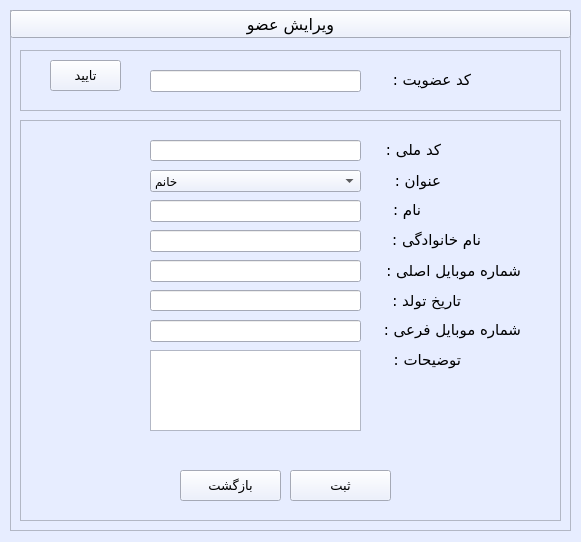
<?xml version="1.0" encoding="UTF-8"?>
<ui version="4.0">
 <class>edite_customer</class>
 <widget class="QWidget" name="edite_customer">
  <property name="geometry">
   <rect>
    <x>0</x>
    <y>0</y>
    <width>581</width>
    <height>542</height>
   </rect>
  </property>
  <property name="minimumSize">
   <size>
    <width>581</width>
    <height>542</height>
   </size>
  </property>
  <property name="maximumSize">
   <size>
    <width>581</width>
    <height>544</height>
   </size>
  </property>
  <property name="palette">
   <palette>
    <active>
     <colorrole role="WindowText">
      <brush brushstyle="SolidPattern">
       <color alpha="255">
        <red>0</red>
        <green>0</green>
        <blue>0</blue>
       </color>
      </brush>
     </colorrole>
     <colorrole role="Button">
      <brush brushstyle="SolidPattern">
       <color alpha="255">
        <red>231</red>
        <green>237</green>
        <blue>255</blue>
       </color>
      </brush>
     </colorrole>
     <colorrole role="Light">
      <brush brushstyle="SolidPattern">
       <color alpha="255">
        <red>255</red>
        <green>255</green>
        <blue>255</blue>
       </color>
      </brush>
     </colorrole>
     <colorrole role="Midlight">
      <brush brushstyle="SolidPattern">
       <color alpha="255">
        <red>243</red>
        <green>246</green>
        <blue>255</blue>
       </color>
      </brush>
     </colorrole>
     <colorrole role="Dark">
      <brush brushstyle="SolidPattern">
       <color alpha="255">
        <red>115</red>
        <green>118</green>
        <blue>127</blue>
       </color>
      </brush>
     </colorrole>
     <colorrole role="Mid">
      <brush brushstyle="SolidPattern">
       <color alpha="255">
        <red>154</red>
        <green>158</green>
        <blue>170</blue>
       </color>
      </brush>
     </colorrole>
     <colorrole role="Text">
      <brush brushstyle="SolidPattern">
       <color alpha="255">
        <red>0</red>
        <green>0</green>
        <blue>0</blue>
       </color>
      </brush>
     </colorrole>
     <colorrole role="BrightText">
      <brush brushstyle="SolidPattern">
       <color alpha="255">
        <red>255</red>
        <green>255</green>
        <blue>255</blue>
       </color>
      </brush>
     </colorrole>
     <colorrole role="ButtonText">
      <brush brushstyle="SolidPattern">
       <color alpha="255">
        <red>0</red>
        <green>0</green>
        <blue>0</blue>
       </color>
      </brush>
     </colorrole>
     <colorrole role="Base">
      <brush brushstyle="SolidPattern">
       <color alpha="255">
        <red>255</red>
        <green>255</green>
        <blue>255</blue>
       </color>
      </brush>
     </colorrole>
     <colorrole role="Window">
      <brush brushstyle="SolidPattern">
       <color alpha="255">
        <red>231</red>
        <green>237</green>
        <blue>255</blue>
       </color>
      </brush>
     </colorrole>
     <colorrole role="Shadow">
      <brush brushstyle="SolidPattern">
       <color alpha="255">
        <red>0</red>
        <green>0</green>
        <blue>0</blue>
       </color>
      </brush>
     </colorrole>
     <colorrole role="AlternateBase">
      <brush brushstyle="SolidPattern">
       <color alpha="255">
        <red>243</red>
        <green>246</green>
        <blue>255</blue>
       </color>
      </brush>
     </colorrole>
     <colorrole role="ToolTipBase">
      <brush brushstyle="SolidPattern">
       <color alpha="255">
        <red>255</red>
        <green>255</green>
        <blue>220</blue>
       </color>
      </brush>
     </colorrole>
     <colorrole role="ToolTipText">
      <brush brushstyle="SolidPattern">
       <color alpha="255">
        <red>0</red>
        <green>0</green>
        <blue>0</blue>
       </color>
      </brush>
     </colorrole>
    </active>
    <inactive>
     <colorrole role="WindowText">
      <brush brushstyle="SolidPattern">
       <color alpha="255">
        <red>0</red>
        <green>0</green>
        <blue>0</blue>
       </color>
      </brush>
     </colorrole>
     <colorrole role="Button">
      <brush brushstyle="SolidPattern">
       <color alpha="255">
        <red>231</red>
        <green>237</green>
        <blue>255</blue>
       </color>
      </brush>
     </colorrole>
     <colorrole role="Light">
      <brush brushstyle="SolidPattern">
       <color alpha="255">
        <red>255</red>
        <green>255</green>
        <blue>255</blue>
       </color>
      </brush>
     </colorrole>
     <colorrole role="Midlight">
      <brush brushstyle="SolidPattern">
       <color alpha="255">
        <red>243</red>
        <green>246</green>
        <blue>255</blue>
       </color>
      </brush>
     </colorrole>
     <colorrole role="Dark">
      <brush brushstyle="SolidPattern">
       <color alpha="255">
        <red>115</red>
        <green>118</green>
        <blue>127</blue>
       </color>
      </brush>
     </colorrole>
     <colorrole role="Mid">
      <brush brushstyle="SolidPattern">
       <color alpha="255">
        <red>154</red>
        <green>158</green>
        <blue>170</blue>
       </color>
      </brush>
     </colorrole>
     <colorrole role="Text">
      <brush brushstyle="SolidPattern">
       <color alpha="255">
        <red>0</red>
        <green>0</green>
        <blue>0</blue>
       </color>
      </brush>
     </colorrole>
     <colorrole role="BrightText">
      <brush brushstyle="SolidPattern">
       <color alpha="255">
        <red>255</red>
        <green>255</green>
        <blue>255</blue>
       </color>
      </brush>
     </colorrole>
     <colorrole role="ButtonText">
      <brush brushstyle="SolidPattern">
       <color alpha="255">
        <red>0</red>
        <green>0</green>
        <blue>0</blue>
       </color>
      </brush>
     </colorrole>
     <colorrole role="Base">
      <brush brushstyle="SolidPattern">
       <color alpha="255">
        <red>255</red>
        <green>255</green>
        <blue>255</blue>
       </color>
      </brush>
     </colorrole>
     <colorrole role="Window">
      <brush brushstyle="SolidPattern">
       <color alpha="255">
        <red>231</red>
        <green>237</green>
        <blue>255</blue>
       </color>
      </brush>
     </colorrole>
     <colorrole role="Shadow">
      <brush brushstyle="SolidPattern">
       <color alpha="255">
        <red>0</red>
        <green>0</green>
        <blue>0</blue>
       </color>
      </brush>
     </colorrole>
     <colorrole role="AlternateBase">
      <brush brushstyle="SolidPattern">
       <color alpha="255">
        <red>243</red>
        <green>246</green>
        <blue>255</blue>
       </color>
      </brush>
     </colorrole>
     <colorrole role="ToolTipBase">
      <brush brushstyle="SolidPattern">
       <color alpha="255">
        <red>255</red>
        <green>255</green>
        <blue>220</blue>
       </color>
      </brush>
     </colorrole>
     <colorrole role="ToolTipText">
      <brush brushstyle="SolidPattern">
       <color alpha="255">
        <red>0</red>
        <green>0</green>
        <blue>0</blue>
       </color>
      </brush>
     </colorrole>
    </inactive>
    <disabled>
     <colorrole role="WindowText">
      <brush brushstyle="SolidPattern">
       <color alpha="255">
        <red>115</red>
        <green>118</green>
        <blue>127</blue>
       </color>
      </brush>
     </colorrole>
     <colorrole role="Button">
      <brush brushstyle="SolidPattern">
       <color alpha="255">
        <red>231</red>
        <green>237</green>
        <blue>255</blue>
       </color>
      </brush>
     </colorrole>
     <colorrole role="Light">
      <brush brushstyle="SolidPattern">
       <color alpha="255">
        <red>255</red>
        <green>255</green>
        <blue>255</blue>
       </color>
      </brush>
     </colorrole>
     <colorrole role="Midlight">
      <brush brushstyle="SolidPattern">
       <color alpha="255">
        <red>243</red>
        <green>246</green>
        <blue>255</blue>
       </color>
      </brush>
     </colorrole>
     <colorrole role="Dark">
      <brush brushstyle="SolidPattern">
       <color alpha="255">
        <red>115</red>
        <green>118</green>
        <blue>127</blue>
       </color>
      </brush>
     </colorrole>
     <colorrole role="Mid">
      <brush brushstyle="SolidPattern">
       <color alpha="255">
        <red>154</red>
        <green>158</green>
        <blue>170</blue>
       </color>
      </brush>
     </colorrole>
     <colorrole role="Text">
      <brush brushstyle="SolidPattern">
       <color alpha="255">
        <red>115</red>
        <green>118</green>
        <blue>127</blue>
       </color>
      </brush>
     </colorrole>
     <colorrole role="BrightText">
      <brush brushstyle="SolidPattern">
       <color alpha="255">
        <red>255</red>
        <green>255</green>
        <blue>255</blue>
       </color>
      </brush>
     </colorrole>
     <colorrole role="ButtonText">
      <brush brushstyle="SolidPattern">
       <color alpha="255">
        <red>115</red>
        <green>118</green>
        <blue>127</blue>
       </color>
      </brush>
     </colorrole>
     <colorrole role="Base">
      <brush brushstyle="SolidPattern">
       <color alpha="255">
        <red>231</red>
        <green>237</green>
        <blue>255</blue>
       </color>
      </brush>
     </colorrole>
     <colorrole role="Window">
      <brush brushstyle="SolidPattern">
       <color alpha="255">
        <red>231</red>
        <green>237</green>
        <blue>255</blue>
       </color>
      </brush>
     </colorrole>
     <colorrole role="Shadow">
      <brush brushstyle="SolidPattern">
       <color alpha="255">
        <red>0</red>
        <green>0</green>
        <blue>0</blue>
       </color>
      </brush>
     </colorrole>
     <colorrole role="AlternateBase">
      <brush brushstyle="SolidPattern">
       <color alpha="255">
        <red>231</red>
        <green>237</green>
        <blue>255</blue>
       </color>
      </brush>
     </colorrole>
     <colorrole role="ToolTipBase">
      <brush brushstyle="SolidPattern">
       <color alpha="255">
        <red>255</red>
        <green>255</green>
        <blue>220</blue>
       </color>
      </brush>
     </colorrole>
     <colorrole role="ToolTipText">
      <brush brushstyle="SolidPattern">
       <color alpha="255">
        <red>0</red>
        <green>0</green>
        <blue>0</blue>
       </color>
      </brush>
     </colorrole>
    </disabled>
   </palette>
  </property>
  <property name="windowTitle">
   <string>ویرایش عضو</string>
  </property>
  <widget class="QFrame" name="main_frame">
   <property name="geometry">
    <rect>
     <x>10</x>
     <y>10</y>
     <width>561</width>
     <height>521</height>
    </rect>
   </property>
   <property name="frameShape">
    <enum>QFrame::StyledPanel</enum>
   </property>
   <property name="frameShadow">
    <enum>QFrame::Sunken</enum>
   </property>
   <widget class="QPushButton" name="editemember_btn">
    <property name="geometry">
     <rect>
      <x>0</x>
      <y>0</y>
      <width>561</width>
      <height>28</height>
     </rect>
    </property>
    <property name="font">
     <font>
      <family>2  Yekan</family>
      <pointsize>12</pointsize>
     </font>
    </property>
    <property name="text">
     <string>ویرایش عضو</string>
    </property>
   </widget>
   <widget class="QFrame" name="search_frame">
    <property name="geometry">
     <rect>
      <x>10</x>
      <y>40</y>
      <width>541</width>
      <height>61</height>
     </rect>
    </property>
    <property name="frameShape">
     <enum>QFrame::StyledPanel</enum>
    </property>
    <property name="frameShadow">
     <enum>QFrame::Sunken</enum>
    </property>
    <widget class="QLineEdit" name="ucode_entry">
     <property name="geometry">
      <rect>
       <x>130</x>
       <y>20</y>
       <width>211</width>
       <height>22</height>
      </rect>
     </property>
    </widget>
    <widget class="QLabel" name="ucode_lbl">
     <property name="geometry">
      <rect>
       <x>350</x>
       <y>20</y>
       <width>101</width>
       <height>20</height>
      </rect>
     </property>
     <property name="font">
      <font>
       <family>2  Yekan</family>
       <pointsize>11</pointsize>
      </font>
     </property>
     <property name="text">
      <string>کد عضویت :</string>
     </property>
    </widget>
    <widget class="QPushButton" name="confirm_btn">
     <property name="geometry">
      <rect>
       <x>30</x>
       <y>10</y>
       <width>71</width>
       <height>31</height>
      </rect>
     </property>
     <property name="font">
      <font>
       <family>2  Yekan</family>
       <pointsize>10</pointsize>
      </font>
     </property>
     <property name="text">
      <string>تایید</string>
     </property>
    </widget>
   </widget>
   <widget class="QFrame" name="info_frame">
    <property name="geometry">
     <rect>
      <x>10</x>
      <y>110</y>
      <width>541</width>
      <height>401</height>
     </rect>
    </property>
    <property name="palette">
     <palette>
      <active>
       <colorrole role="WindowText">
        <brush brushstyle="SolidPattern">
         <color alpha="255">
          <red>0</red>
          <green>0</green>
          <blue>0</blue>
         </color>
        </brush>
       </colorrole>
       <colorrole role="Button">
        <brush brushstyle="SolidPattern">
         <color alpha="255">
          <red>231</red>
          <green>237</green>
          <blue>255</blue>
         </color>
        </brush>
       </colorrole>
       <colorrole role="Light">
        <brush brushstyle="SolidPattern">
         <color alpha="255">
          <red>255</red>
          <green>255</green>
          <blue>255</blue>
         </color>
        </brush>
       </colorrole>
       <colorrole role="Midlight">
        <brush brushstyle="SolidPattern">
         <color alpha="255">
          <red>243</red>
          <green>246</green>
          <blue>255</blue>
         </color>
        </brush>
       </colorrole>
       <colorrole role="Dark">
        <brush brushstyle="SolidPattern">
         <color alpha="255">
          <red>115</red>
          <green>118</green>
          <blue>127</blue>
         </color>
        </brush>
       </colorrole>
       <colorrole role="Mid">
        <brush brushstyle="SolidPattern">
         <color alpha="255">
          <red>154</red>
          <green>158</green>
          <blue>170</blue>
         </color>
        </brush>
       </colorrole>
       <colorrole role="Text">
        <brush brushstyle="SolidPattern">
         <color alpha="255">
          <red>0</red>
          <green>0</green>
          <blue>0</blue>
         </color>
        </brush>
       </colorrole>
       <colorrole role="BrightText">
        <brush brushstyle="SolidPattern">
         <color alpha="255">
          <red>255</red>
          <green>255</green>
          <blue>255</blue>
         </color>
        </brush>
       </colorrole>
       <colorrole role="ButtonText">
        <brush brushstyle="SolidPattern">
         <color alpha="255">
          <red>0</red>
          <green>0</green>
          <blue>0</blue>
         </color>
        </brush>
       </colorrole>
       <colorrole role="Base">
        <brush brushstyle="SolidPattern">
         <color alpha="255">
          <red>255</red>
          <green>255</green>
          <blue>255</blue>
         </color>
        </brush>
       </colorrole>
       <colorrole role="Window">
        <brush brushstyle="SolidPattern">
         <color alpha="255">
          <red>231</red>
          <green>237</green>
          <blue>255</blue>
         </color>
        </brush>
       </colorrole>
       <colorrole role="Shadow">
        <brush brushstyle="SolidPattern">
         <color alpha="255">
          <red>0</red>
          <green>0</green>
          <blue>0</blue>
         </color>
        </brush>
       </colorrole>
       <colorrole role="AlternateBase">
        <brush brushstyle="SolidPattern">
         <color alpha="255">
          <red>243</red>
          <green>246</green>
          <blue>255</blue>
         </color>
        </brush>
       </colorrole>
       <colorrole role="ToolTipBase">
        <brush brushstyle="SolidPattern">
         <color alpha="255">
          <red>255</red>
          <green>255</green>
          <blue>220</blue>
         </color>
        </brush>
       </colorrole>
       <colorrole role="ToolTipText">
        <brush brushstyle="SolidPattern">
         <color alpha="255">
          <red>0</red>
          <green>0</green>
          <blue>0</blue>
         </color>
        </brush>
       </colorrole>
      </active>
      <inactive>
       <colorrole role="WindowText">
        <brush brushstyle="SolidPattern">
         <color alpha="255">
          <red>0</red>
          <green>0</green>
          <blue>0</blue>
         </color>
        </brush>
       </colorrole>
       <colorrole role="Button">
        <brush brushstyle="SolidPattern">
         <color alpha="255">
          <red>231</red>
          <green>237</green>
          <blue>255</blue>
         </color>
        </brush>
       </colorrole>
       <colorrole role="Light">
        <brush brushstyle="SolidPattern">
         <color alpha="255">
          <red>255</red>
          <green>255</green>
          <blue>255</blue>
         </color>
        </brush>
       </colorrole>
       <colorrole role="Midlight">
        <brush brushstyle="SolidPattern">
         <color alpha="255">
          <red>243</red>
          <green>246</green>
          <blue>255</blue>
         </color>
        </brush>
       </colorrole>
       <colorrole role="Dark">
        <brush brushstyle="SolidPattern">
         <color alpha="255">
          <red>115</red>
          <green>118</green>
          <blue>127</blue>
         </color>
        </brush>
       </colorrole>
       <colorrole role="Mid">
        <brush brushstyle="SolidPattern">
         <color alpha="255">
          <red>154</red>
          <green>158</green>
          <blue>170</blue>
         </color>
        </brush>
       </colorrole>
       <colorrole role="Text">
        <brush brushstyle="SolidPattern">
         <color alpha="255">
          <red>0</red>
          <green>0</green>
          <blue>0</blue>
         </color>
        </brush>
       </colorrole>
       <colorrole role="BrightText">
        <brush brushstyle="SolidPattern">
         <color alpha="255">
          <red>255</red>
          <green>255</green>
          <blue>255</blue>
         </color>
        </brush>
       </colorrole>
       <colorrole role="ButtonText">
        <brush brushstyle="SolidPattern">
         <color alpha="255">
          <red>0</red>
          <green>0</green>
          <blue>0</blue>
         </color>
        </brush>
       </colorrole>
       <colorrole role="Base">
        <brush brushstyle="SolidPattern">
         <color alpha="255">
          <red>255</red>
          <green>255</green>
          <blue>255</blue>
         </color>
        </brush>
       </colorrole>
       <colorrole role="Window">
        <brush brushstyle="SolidPattern">
         <color alpha="255">
          <red>231</red>
          <green>237</green>
          <blue>255</blue>
         </color>
        </brush>
       </colorrole>
       <colorrole role="Shadow">
        <brush brushstyle="SolidPattern">
         <color alpha="255">
          <red>0</red>
          <green>0</green>
          <blue>0</blue>
         </color>
        </brush>
       </colorrole>
       <colorrole role="AlternateBase">
        <brush brushstyle="SolidPattern">
         <color alpha="255">
          <red>243</red>
          <green>246</green>
          <blue>255</blue>
         </color>
        </brush>
       </colorrole>
       <colorrole role="ToolTipBase">
        <brush brushstyle="SolidPattern">
         <color alpha="255">
          <red>255</red>
          <green>255</green>
          <blue>220</blue>
         </color>
        </brush>
       </colorrole>
       <colorrole role="ToolTipText">
        <brush brushstyle="SolidPattern">
         <color alpha="255">
          <red>0</red>
          <green>0</green>
          <blue>0</blue>
         </color>
        </brush>
       </colorrole>
      </inactive>
      <disabled>
       <colorrole role="WindowText">
        <brush brushstyle="SolidPattern">
         <color alpha="255">
          <red>115</red>
          <green>118</green>
          <blue>127</blue>
         </color>
        </brush>
       </colorrole>
       <colorrole role="Button">
        <brush brushstyle="SolidPattern">
         <color alpha="255">
          <red>231</red>
          <green>237</green>
          <blue>255</blue>
         </color>
        </brush>
       </colorrole>
       <colorrole role="Light">
        <brush brushstyle="SolidPattern">
         <color alpha="255">
          <red>255</red>
          <green>255</green>
          <blue>255</blue>
         </color>
        </brush>
       </colorrole>
       <colorrole role="Midlight">
        <brush brushstyle="SolidPattern">
         <color alpha="255">
          <red>243</red>
          <green>246</green>
          <blue>255</blue>
         </color>
        </brush>
       </colorrole>
       <colorrole role="Dark">
        <brush brushstyle="SolidPattern">
         <color alpha="255">
          <red>115</red>
          <green>118</green>
          <blue>127</blue>
         </color>
        </brush>
       </colorrole>
       <colorrole role="Mid">
        <brush brushstyle="SolidPattern">
         <color alpha="255">
          <red>154</red>
          <green>158</green>
          <blue>170</blue>
         </color>
        </brush>
       </colorrole>
       <colorrole role="Text">
        <brush brushstyle="SolidPattern">
         <color alpha="255">
          <red>115</red>
          <green>118</green>
          <blue>127</blue>
         </color>
        </brush>
       </colorrole>
       <colorrole role="BrightText">
        <brush brushstyle="SolidPattern">
         <color alpha="255">
          <red>255</red>
          <green>255</green>
          <blue>255</blue>
         </color>
        </brush>
       </colorrole>
       <colorrole role="ButtonText">
        <brush brushstyle="SolidPattern">
         <color alpha="255">
          <red>115</red>
          <green>118</green>
          <blue>127</blue>
         </color>
        </brush>
       </colorrole>
       <colorrole role="Base">
        <brush brushstyle="SolidPattern">
         <color alpha="255">
          <red>231</red>
          <green>237</green>
          <blue>255</blue>
         </color>
        </brush>
       </colorrole>
       <colorrole role="Window">
        <brush brushstyle="SolidPattern">
         <color alpha="255">
          <red>231</red>
          <green>237</green>
          <blue>255</blue>
         </color>
        </brush>
       </colorrole>
       <colorrole role="Shadow">
        <brush brushstyle="SolidPattern">
         <color alpha="255">
          <red>0</red>
          <green>0</green>
          <blue>0</blue>
         </color>
        </brush>
       </colorrole>
       <colorrole role="AlternateBase">
        <brush brushstyle="SolidPattern">
         <color alpha="255">
          <red>231</red>
          <green>237</green>
          <blue>255</blue>
         </color>
        </brush>
       </colorrole>
       <colorrole role="ToolTipBase">
        <brush brushstyle="SolidPattern">
         <color alpha="255">
          <red>255</red>
          <green>255</green>
          <blue>220</blue>
         </color>
        </brush>
       </colorrole>
       <colorrole role="ToolTipText">
        <brush brushstyle="SolidPattern">
         <color alpha="255">
          <red>0</red>
          <green>0</green>
          <blue>0</blue>
         </color>
        </brush>
       </colorrole>
      </disabled>
     </palette>
    </property>
    <property name="frameShape">
     <enum>QFrame::StyledPanel</enum>
    </property>
    <property name="frameShadow">
     <enum>QFrame::Sunken</enum>
    </property>
    <widget class="QLabel" name="mellicode_lbl">
     <property name="geometry">
      <rect>
       <x>360</x>
       <y>20</y>
       <width>61</width>
       <height>20</height>
      </rect>
     </property>
     <property name="font">
      <font>
       <family>2  Yekan</family>
       <pointsize>11</pointsize>
      </font>
     </property>
     <property name="text">
      <string>کد ملی :</string>
     </property>
    </widget>
    <widget class="QLineEdit" name="mellicode_entry">
     <property name="geometry">
      <rect>
       <x>130</x>
       <y>20</y>
       <width>211</width>
       <height>21</height>
      </rect>
     </property>
     <property name="text">
      <string/>
     </property>
    </widget>
    <widget class="QLabel" name="prename_lbl">
     <property name="geometry">
      <rect>
       <x>370</x>
       <y>50</y>
       <width>51</width>
       <height>21</height>
      </rect>
     </property>
     <property name="font">
      <font>
       <family>2  Yekan</family>
       <pointsize>11</pointsize>
      </font>
     </property>
     <property name="text">
      <string>عنوان :</string>
     </property>
    </widget>
    <widget class="QComboBox" name="prename_comboBox">
     <property name="geometry">
      <rect>
       <x>130</x>
       <y>50</y>
       <width>211</width>
       <height>22</height>
      </rect>
     </property>
     <item>
      <property name="text">
       <string>خانم</string>
      </property>
     </item>
     <item>
      <property name="text">
       <string>آقا</string>
      </property>
     </item>
    </widget>
    <widget class="QLabel" name="family_lbl">
     <property name="geometry">
      <rect>
       <x>370</x>
       <y>110</y>
       <width>91</width>
       <height>20</height>
      </rect>
     </property>
     <property name="font">
      <font>
       <family>2  Yekan</family>
       <pointsize>11</pointsize>
      </font>
     </property>
     <property name="text">
      <string>نام خانوادگی :</string>
     </property>
    </widget>
    <widget class="QLabel" name="mobile1_lbl">
     <property name="geometry">
      <rect>
       <x>360</x>
       <y>140</y>
       <width>141</width>
       <height>21</height>
      </rect>
     </property>
     <property name="font">
      <font>
       <family>2  Yekan</family>
       <pointsize>11</pointsize>
      </font>
     </property>
     <property name="text">
      <string>شماره موبایل اصلی :</string>
     </property>
    </widget>
    <widget class="QLabel" name="datebirth_lbl">
     <property name="geometry">
      <rect>
       <x>360</x>
       <y>160</y>
       <width>81</width>
       <height>41</height>
      </rect>
     </property>
     <property name="font">
      <font>
       <family>2  Yekan</family>
       <pointsize>11</pointsize>
      </font>
     </property>
     <property name="text">
      <string>تاریخ تولد :</string>
     </property>
    </widget>
    <widget class="QLineEdit" name="datebirth_entry">
     <property name="geometry">
      <rect>
       <x>130</x>
       <y>170</y>
       <width>211</width>
       <height>21</height>
      </rect>
     </property>
     <property name="text">
      <string/>
     </property>
    </widget>
    <widget class="QLabel" name="userexplane_lbl">
     <property name="geometry">
      <rect>
       <x>370</x>
       <y>230</y>
       <width>71</width>
       <height>20</height>
      </rect>
     </property>
     <property name="font">
      <font>
       <family>2  Yekan</family>
       <pointsize>11</pointsize>
      </font>
     </property>
     <property name="text">
      <string>توضیحات :</string>
     </property>
    </widget>
    <widget class="QLabel" name="mobile2_lbl">
     <property name="geometry">
      <rect>
       <x>360</x>
       <y>200</y>
       <width>141</width>
       <height>20</height>
      </rect>
     </property>
     <property name="font">
      <font>
       <family>2  Yekan</family>
       <pointsize>11</pointsize>
      </font>
     </property>
     <property name="text">
      <string>شماره موبایل فرعی :</string>
     </property>
    </widget>
    <widget class="QLineEdit" name="mobile1_entry">
     <property name="geometry">
      <rect>
       <x>130</x>
       <y>140</y>
       <width>211</width>
       <height>22</height>
      </rect>
     </property>
     <property name="text">
      <string/>
     </property>
    </widget>
    <widget class="QPushButton" name="save_btn">
     <property name="geometry">
      <rect>
       <x>270</x>
       <y>350</y>
       <width>101</width>
       <height>31</height>
      </rect>
     </property>
     <property name="font">
      <font>
       <family>2  Yekan</family>
       <pointsize>10</pointsize>
      </font>
     </property>
     <property name="text">
      <string>ثبت</string>
     </property>
    </widget>
    <widget class="QLineEdit" name="name_entry">
     <property name="geometry">
      <rect>
       <x>130</x>
       <y>80</y>
       <width>211</width>
       <height>22</height>
      </rect>
     </property>
     <property name="text">
      <string/>
     </property>
    </widget>
    <widget class="QLabel" name="name_lbl">
     <property name="geometry">
      <rect>
       <x>370</x>
       <y>80</y>
       <width>31</width>
       <height>20</height>
      </rect>
     </property>
     <property name="font">
      <font>
       <family>2  Yekan</family>
       <pointsize>11</pointsize>
      </font>
     </property>
     <property name="text">
      <string>نام :</string>
     </property>
    </widget>
    <widget class="QLineEdit" name="family_entry">
     <property name="geometry">
      <rect>
       <x>130</x>
       <y>110</y>
       <width>211</width>
       <height>22</height>
      </rect>
     </property>
     <property name="text">
      <string/>
     </property>
    </widget>
    <widget class="QTextEdit" name="userexplane_entry">
     <property name="geometry">
      <rect>
       <x>130</x>
       <y>230</y>
       <width>211</width>
       <height>81</height>
      </rect>
     </property>
     <property name="html">
      <string>&lt;!DOCTYPE HTML PUBLIC &quot;-//W3C//DTD HTML 4.0//EN&quot; &quot;http://www.w3.org/TR/REC-html40/strict.dtd&quot;&gt;
&lt;html&gt;&lt;head&gt;&lt;meta name=&quot;qrichtext&quot; content=&quot;1&quot; /&gt;&lt;style type=&quot;text/css&quot;&gt;
p, li { white-space: pre-wrap; }
&lt;/style&gt;&lt;/head&gt;&lt;body style=&quot; font-family:'MS Shell Dlg 2'; font-size:7.8pt; font-weight:400; font-style:normal;&quot;&gt;
&lt;p style=&quot;-qt-paragraph-type:empty; margin-top:0px; margin-bottom:0px; margin-left:0px; margin-right:0px; -qt-block-indent:0; text-indent:0px;&quot;&gt;&lt;br /&gt;&lt;/p&gt;&lt;/body&gt;&lt;/html&gt;</string>
     </property>
    </widget>
    <widget class="QLineEdit" name="mobile2_entry">
     <property name="geometry">
      <rect>
       <x>130</x>
       <y>200</y>
       <width>211</width>
       <height>22</height>
      </rect>
     </property>
    </widget>
    <widget class="QPushButton" name="return_btn">
     <property name="geometry">
      <rect>
       <x>160</x>
       <y>350</y>
       <width>101</width>
       <height>31</height>
      </rect>
     </property>
     <property name="font">
      <font>
       <family>B Yekan</family>
       <pointsize>10</pointsize>
      </font>
     </property>
     <property name="text">
      <string>بازگشت</string>
     </property>
     <property name="default">
      <bool>false</bool>
     </property>
    </widget>
   </widget>
  </widget>
 </widget>
 <resources/>
 <connections/>
</ui>
